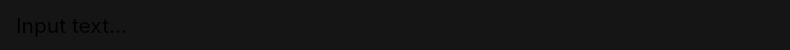
<?xml version="1.0" encoding="UTF-8"?>
<ui version="4.0">
 <class>SearchWindow</class>
 <widget class="QWidget" name="SearchWindow">
  <property name="geometry">
   <rect>
    <x>0</x>
    <y>0</y>
    <width>790</width>
    <height>50</height>
   </rect>
  </property>
  <property name="sizePolicy">
   <sizepolicy hsizetype="Maximum" vsizetype="Maximum">
    <horstretch>0</horstretch>
    <verstretch>0</verstretch>
   </sizepolicy>
  </property>
  <property name="maximumSize">
   <size>
    <width>800</width>
    <height>50</height>
   </size>
  </property>
  <property name="font">
   <font>
    <family>Inter</family>
    <pointsize>16</pointsize>
   </font>
  </property>
  <property name="windowTitle">
   <string>Form</string>
  </property>
  <property name="styleSheet">
   <string notr="true">border: 0;
border-radius: 8px;
background-color: #151515;</string>
  </property>
  <layout class="QHBoxLayout" name="horizontalLayout_2">
   <property name="spacing">
    <number>0</number>
   </property>
   <property name="leftMargin">
    <number>0</number>
   </property>
   <property name="topMargin">
    <number>0</number>
   </property>
   <property name="rightMargin">
    <number>0</number>
   </property>
   <property name="bottomMargin">
    <number>0</number>
   </property>
   <item>
    <widget class="QFrame" name="horizontalFrame">
     <property name="sizePolicy">
      <sizepolicy hsizetype="Preferred" vsizetype="Preferred">
       <horstretch>0</horstretch>
       <verstretch>0</verstretch>
      </sizepolicy>
     </property>
     <property name="maximumSize">
      <size>
       <width>1920</width>
       <height>1080</height>
      </size>
     </property>
     <layout class="QHBoxLayout" name="horizontalLayout">
      <property name="spacing">
       <number>0</number>
      </property>
      <property name="leftMargin">
       <number>16</number>
      </property>
      <property name="topMargin">
       <number>0</number>
      </property>
      <property name="rightMargin">
       <number>0</number>
      </property>
      <property name="bottomMargin">
       <number>0</number>
      </property>
      <item>
       <widget class="QLabel" name="label">
        <property name="font">
         <font>
          <family>Inter</family>
          <pointsize>16</pointsize>
         </font>
        </property>
        <property name="text">
         <string>Input text...</string>
        </property>
       </widget>
      </item>
      <item>
       <widget class="QLineEdit" name="lineEdit">
        <property name="sizePolicy">
         <sizepolicy hsizetype="Expanding" vsizetype="Expanding">
          <horstretch>0</horstretch>
          <verstretch>0</verstretch>
         </sizepolicy>
        </property>
        <property name="font">
         <font>
          <family>Inter</family>
          <pointsize>16</pointsize>
         </font>
        </property>
        <property name="styleSheet">
         <string notr="true">color: white;</string>
        </property>
       </widget>
      </item>
      <item>
       <widget class="QLabel" name="searchButton">
        <property name="text">
         <string/>
        </property>
        <property name="pixmap">
         <pixmap resource="WindowIcon.qrc">:/new/windowIcon/Resources/Icons/search.svg</pixmap>
        </property>
       </widget>
      </item>
     </layout>
    </widget>
   </item>
  </layout>
 </widget>
 <resources>
  <include location="WindowIcon.qrc"/>
 </resources>
 <connections/>
</ui>
